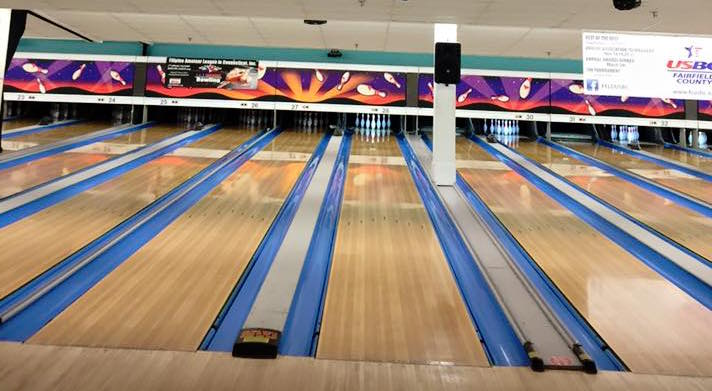
#> input picture pictures/hpl.jpg, 712 x 391 px
$ python LaneDetector_2.py   (Python 2 division)
#> lines starting #> are read from the running program, lines starting #| are printed output that depends on the picture; after the words box and inside, x2 and y2 are one past the last pixel; in counts of white or black regions, pixels touching at a corner belong together
import cv2
import numpy as np
"""
    Richy Kapadia
    Idea:
        Run canny and Houghlines 2x
        First for gutter edges
        2nd for foul line edge
"""
ANGLE_THRESH_1 = 60


class Point:
    def __init__(self, x, y):
        self.x = x
        self.y = y


class Line:

    def __init__(self, x1, y1, x2, y2):
        if y1 < y2 :
            botPt = Point(x2, y2)
            topPt = Point(x1, y1)
        else:
            botPt = Point(x1, y1)
            topPt = Point(x2, y2)

        self.p1 = botPt
        self.p2 = topPt


def find_lane_edge(img):

    # less than half of the height of the image
    minLineLength = img.shape[0] // 3
    #
    maxLineGap = minLineLength // 5

    gray = cv2.cvtColor(img, cv2.COLOR_BGR2GRAY)

    equalized = cv2.equalizeHist(gray)

    ret, thresh = cv2.threshold(equalized, 0, 255, cv2.THRESH_OTSU + cv2.THRESH_BINARY_INV)
    sub = np.subtract(thresh, equalized)

    blur = cv2.GaussianBlur(sub,(3,3),0)
    canny = cv2.Canny(blur, 55, 175, apertureSize=3)
    # Low thresh - start with the possible lines
    # minLineLength - Long enough to be a lane edge
    # maxLineGap - low pixels because we expect the line to be solid
    lines = cv2.HoughLinesP(canny, 1, np.pi/180, threshold=50, minLineLength=minLineLength, maxLineGap=maxLineGap )

    good_lines = []

    for x1, y1, x2, y2 in lines[0]:
        angle = np.arctan2(y2-y1, x2 - x1)
        angle = angle * 180 / np.pi
        angle = np.round(angle, 2)
        if angle < 0:
            angle += 180

        # keep any lines going down the lane
        if abs(angle - 90) < ANGLE_THRESH_1 :
            l = Line(x1, y1, x2, y2)
            good_lines.append(l)

            cv2.line(img, (l.p1.x, l.p1.y), (l.p2.x, l.p2.y), (0,255,0), 2)
            cv2.putText(img, str(angle), (l.p1.x + 5, l.p1.y + 5), cv2.FONT_HERSHEY_PLAIN, 0.75, (255,0,0), 1)
            print str(l.p1.x) + " " + str(l.p1.y) + " " + str(l.p2.x) + " " + str(l.p2.y)

    # sort lines by x value
    good_lines = sorted(good_lines, key=lambda x: x.p1.x)
    pos = 0
    for l in good_lines:
        cv2.putText(img, str(pos), (l.p1.x + 10, l.p1.y - 10), cv2.FONT_HERSHEY_PLAIN, 0.75, (0,0,255), 1)
        pos += 1

    thresh = cv2.erode(thresh, (9,9))
    thresh = cv2.dilate(thresh, (9,9))
    sub = cv2.subtract(thresh, gray)
    cv2.imshow("canny", canny)
    cv2.imshow("sub", sub)

    return good_lines, img


def select_lane(img, good_lines):

    gray = cv2.cvtColor(img,cv2.COLOR_BGR2GRAY)
    ret, thresh = cv2.threshold(gray,0,255,cv2.THRESH_OTSU)

    if len(good_lines) > 2:
        left_edge = good_lines[0]
        for i in range(1, len(good_lines), 1):
            right_edge = good_lines[i]

            # farthest left pt
            x1 = np.min([left_edge.p1.x, left_edge.p2.x])
            # farthest right pt
            x2 = np.max([right_edge.p1.x, right_edge.p2.x])

            # most top pt
            y1 = np.min([left_edge.p1.y, left_edge.p2.y])
            # most bottom pt
            y2 = np.max([right_edge.p1.y, right_edge.p2.y])

            # a rough crop (doesn't slope)
            rough_crop = thresh[y1:y2, x1:x2]

            cv2.imshow("rough crop", rough_crop)
            if cv2.waitKey(0) == 113:
                return

            left_edge = good_lines[i]


if __name__ == '__main__':
    filename = 'pictures/hpl.jpg'
    # filename = 'pictures/pro_anvilane.jpg'
    img = cv2.imread(filename)
#> img is the input picture: shape (391, 712, 3); mean B, G, R 125.8, 135.8, 150.4
    select_copy = np.copy(img)
    edge_copy = np.copy(img)

    lane_edge, l_disp = find_lane_edge(edge_copy)
#> in find_lane_edge, `gray = cv2.cvtColor(img, cv2.COLOR_BGR2GRAY)`:
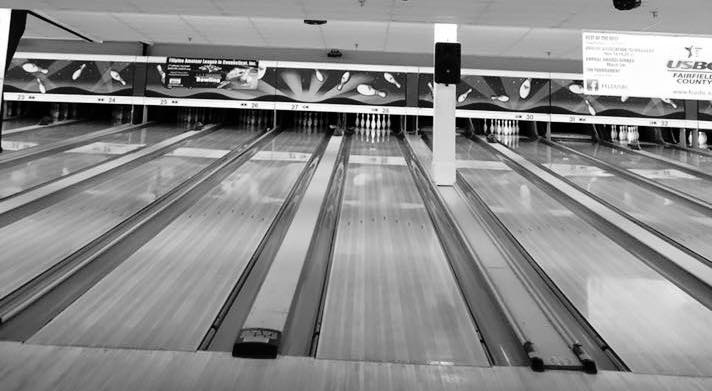
#> gray: shape (391, 712); min 0, max 255, mean 139
#> in find_lane_edge, `equalized = cv2.equalizeHist(gray)`:
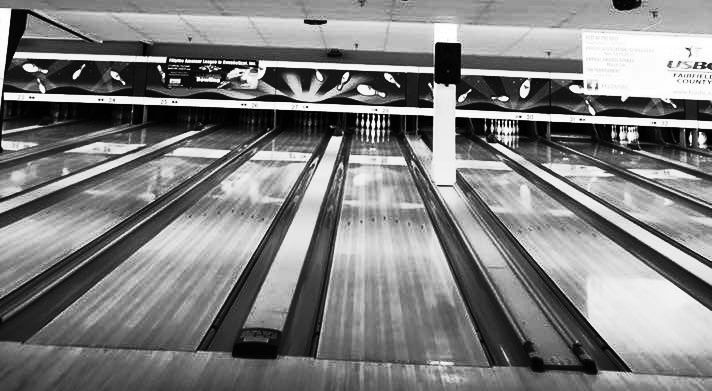
#> equalized: shape (391, 712); min 0, max 255, mean 128.1
#> in find_lane_edge, `ret, thresh = cv2.threshold(equalized, 0, 255, cv2.THRESH_OTSU + cv2.T..`:
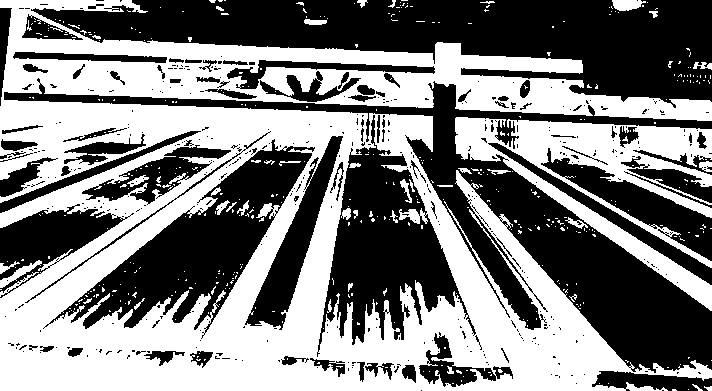
#> thresh: shape (391, 712); 49.9% white; 441 white regions (401 under 20 px), largest, box (x1, y1, x2, y2) and area: (0, 0, 712, 391) 120086, (455, 117, 712, 311) 15034, (0, 260, 42, 288) 288
#> in find_lane_edge, `ret, thresh = cv2.threshold(equalized, 0, 255, cv2.THRESH_OTSU + cv2.T..`: ret = 127
#> in find_lane_edge, `blur = cv2.GaussianBlur(sub,(3,3),0)`:
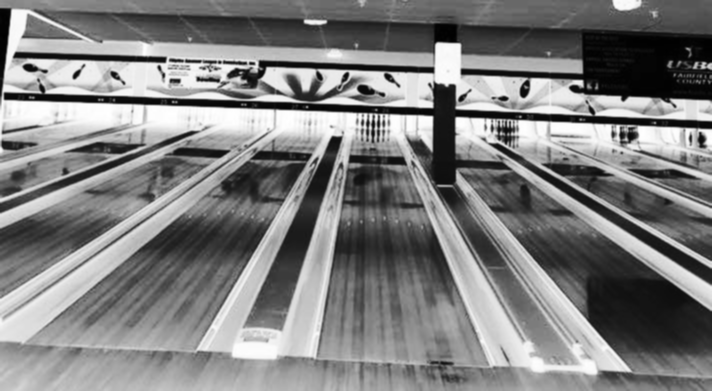
#> blur: shape (391, 712); min 1, max 255, mean 127.4
#> in find_lane_edge, `canny = cv2.Canny(blur, 55, 175, apertureSize=3)`:
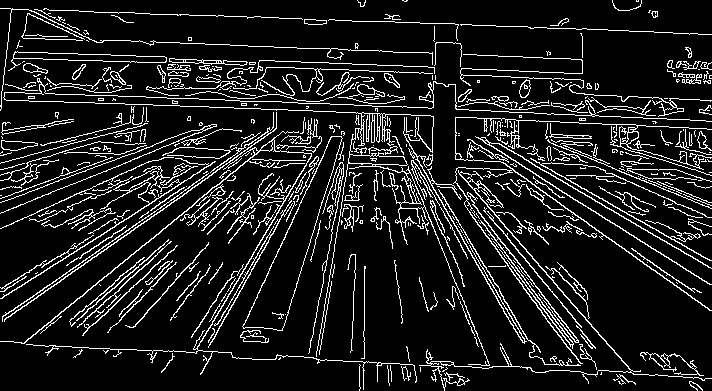
#> canny: shape (391, 712); 11.7% white in thin lines or dots
#> in find_lane_edge, `lines = cv2.HoughLinesP(canny, 1, np.pi/180, threshold=50, minLineLeng..`: lines = 174 rows, first 6: [0, 8, 672, 32], [1, 92, 456, 108], [1, 99, 363, 112], [21, 286, 384, 51], [230, 45, 522, 56], [2, 321, 275, 129]
#> the loop in find_lane_edge, `for x1, y1, x2, y2 in lines[0]:` made 1 pass
#> (x1, y1, x2, y2, angle) on pass 1: (0, 8, 672, 32, 2.05)
#> after the loop in find_lane_edge, `for x1, y1, x2, y2 in lines[0]:`: good_lines = []
#> after the loop in find_lane_edge, `for l in good_lines:`: pos = 0
#> in find_lane_edge, `thresh = cv2.erode(thresh, (9,9))`: thresh: shape (391, 712); 46.5% white; 352 white regions (305 under 20 px), largest, box (x1, y1, x2, y2) and area: (0, 0, 712, 391) 111601, (455, 118, 712, 311) 13514, (634, 361, 712, 381) 589
#> in find_lane_edge, `thresh = cv2.dilate(thresh, (9,9))`: thresh: shape (391, 712); 49.3% white; 301 white regions (254 under 20 px), largest, box (x1, y1, x2, y2) and area: (0, 0, 712, 391) 117719, (455, 118, 712, 312) 14627, (634, 361, 712, 382) 691
#> in find_lane_edge, `sub = cv2.subtract(thresh, gray)`:
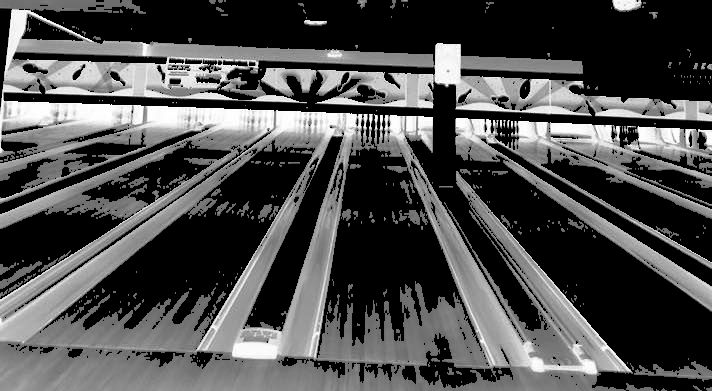
#> sub: shape (391, 712); min 0, max 255, mean 76.3
#> lane_edge = []
    cv2.imshow("img", l_disp)

    select_lane(select_copy, lane_edge)
#> in select_lane, `ret, thresh = cv2.threshold(gray,0,255,cv2.THRESH_OTSU)`:
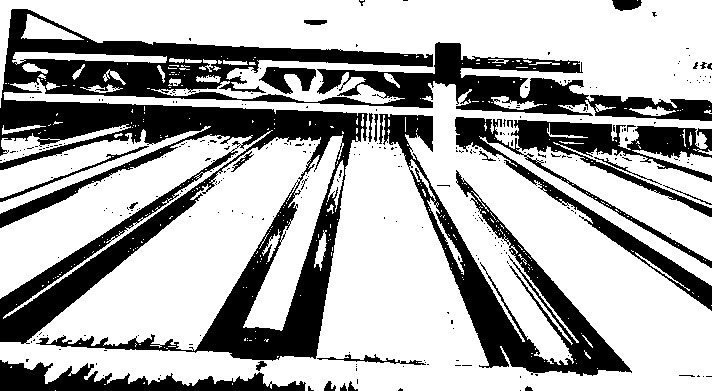
#> thresh: shape (391, 712); 68.2% white; 309 black regions (283 under 20 px), largest, box (x1, y1, x2, y2) and area: (0, 9, 712, 361) 57139, (379, 114, 632, 376) 12348, (455, 117, 712, 311) 11184
#> in select_lane, `ret, thresh = cv2.threshold(gray,0,255,cv2.THRESH_OTSU)`: ret = 122

    cv2.waitKey(0)

$ run again, with pictures/pro_anvilane.jpg copied over pictures/hpl.jpg
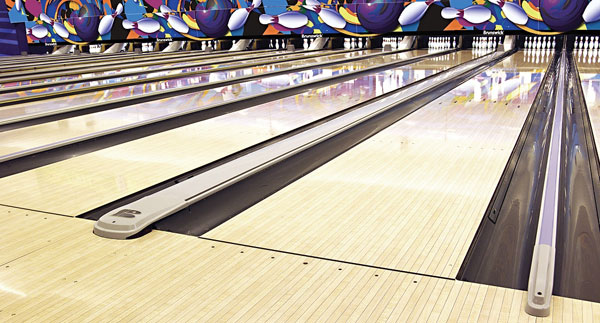
#> input picture pictures/pro_anvilane.jpg, 600 x 323 px
#> img is the input picture: shape (323, 600, 3); mean B, G, R 154.3, 169.6, 180.6
#> in find_lane_edge, `ret, thresh = cv2.threshold(equalized, 0, 255, cv2.THRESH_OTSU + cv2.T..`:
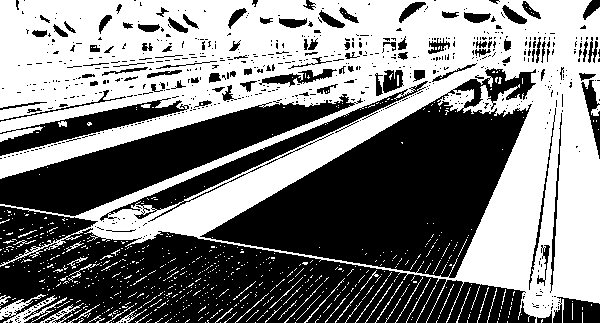
#> thresh: shape (323, 600); 49.8% white; 714 white regions (667 under 20 px), largest, box (x1, y1, x2, y2) and area: (0, 0, 600, 323) 91863, (0, 294, 67, 323) 701, (40, 303, 84, 323) 161
#> in find_lane_edge, `ret, thresh = cv2.threshold(equalized, 0, 255, cv2.THRESH_OTSU + cv2.T..`: ret = 127
#> canny: shape (323, 600); 18.6% white in thin lines or dots
#> lines = 246 rows, first 6: [2, 206, 456, 278], [57, 263, 423, 92], [16, 41, 134, 51], [199, 236, 554, 31], [77, 65, 591, 73], [127, 128, 360, 70]
#> the loop in find_lane_edge, `for x1, y1, x2, y2 in lines[0]:` made 1 pass
#> (x1, y1, x2, y2, angle) on pass 1: (2, 206, 456, 278, 9.01)
#> after the loop in find_lane_edge, `for x1, y1, x2, y2 in lines[0]:`: good_lines = []
#> after the loop in find_lane_edge, `for l in good_lines:`: pos = 0
#> lane_edge = []
#> in select_lane, `ret, thresh = cv2.threshold(gray,0,255,cv2.THRESH_OTSU)`:
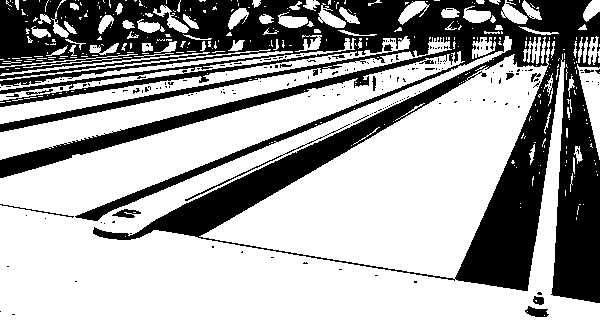
#> thresh: shape (323, 600); 65.2% white; 198 black regions (181 under 20 px), largest, box (x1, y1, x2, y2) and area: (0, 0, 600, 303) 65761, (185, 124, 350, 201) 246, (525, 306, 549, 317) 165
#> in select_lane, `ret, thresh = cv2.threshold(gray,0,255,cv2.THRESH_OTSU)`: ret = 148
